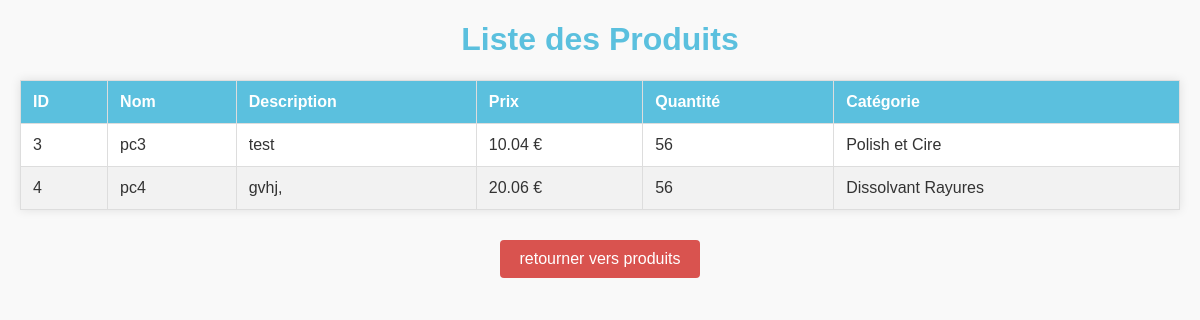
The page /PHP/public/index.php on the database as committed earlier.
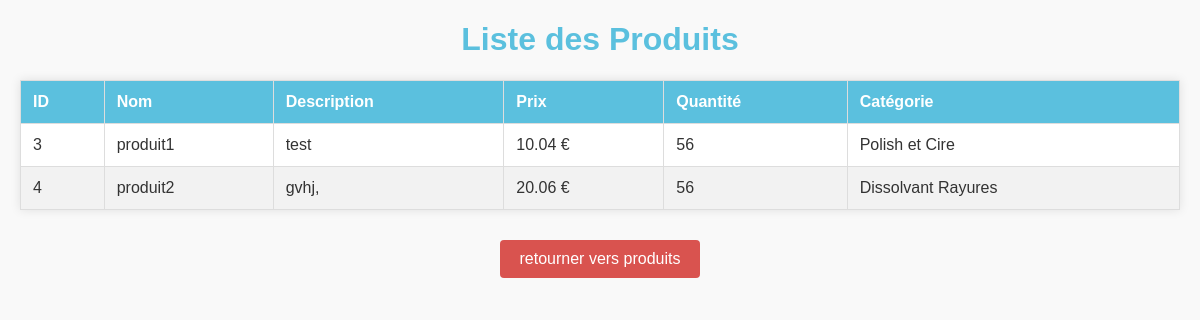
The same page on the database as committed later.
### tables this page shows
CREATE TABLE `produits` (
  `id` int(11) NOT NULL,
  `name` varchar(255) NOT NULL,
  `description` text NOT NULL,
  `price` decimal(10,2) NOT NULL,
  `quantity` int(11) NOT NULL,
  `category` varchar(255) NOT NULL
);

### PHP/app/controllers/ItemController.php (called while the page is built, shortened)
<?php
class ItemController {
    private $itemModel;
    public function __construct() {
        $this->itemModel = new Item();
    }
    public function list() {
        $items = $this->itemModel->getAllItems();
        include(__DIR__ . '/../views/items/item_list.php');
    }
}
?>

### PHP/app/models/Item.php (called while the page is built, shortened)
<?php
class Item {
    private $db;
    public function __construct() {
        $this->db = new mysqli('localhost', 'root', '', 'lavage1');
    }
    public function getAllItems() {
        $result = $this->db->query("SELECT * FROM produits");
        return $result->fetch_all(MYSQLI_ASSOC);
    }
}
?>

### PHP/app/views/items/item_list.php (the view, shortened to what this page needs)
<!DOCTYPE html>
<html lang="fr">
<head>
</head>
<body>
    <h1>Liste des Produits</h1>
    <table>
        <thead>
            <tr>
                <th>ID</th>
                <th>Nom</th>
                <th>Description</th>
                <th>Prix</th>
                <th>Quantité</th>
                <th>Catégorie</th>
            </tr>
        </thead>
        <tbody>
            <?php foreach ($items as $item): ?>
            <tr>
                <td><?php echo htmlspecialchars($item['id']); ?></td>
                <td><?php echo htmlspecialchars($item['name']); ?></td>
                <td><?php echo htmlspecialchars($item['description']); ?></td>
                <td><?php echo htmlspecialchars(number_format($item['price'], 2)); ?> €</td>
                <td><?php echo htmlspecialchars($item['quantity']); ?></td>
                <td><?php echo htmlspecialchars($item['category']); ?></td>
            </tr>
            <?php endforeach; ?>
        </tbody>
    </table>
    <div style="text-align: center;">
        <a href="../../../../Products.php">retourner vers produits</a>
    </div>
</body>
</html>

Rows that differ between the two databases and show on the page:
changed produits "test": name "pc3" → "produit1"
changed produits "gvhj,": name "pc4" → "produit2"
